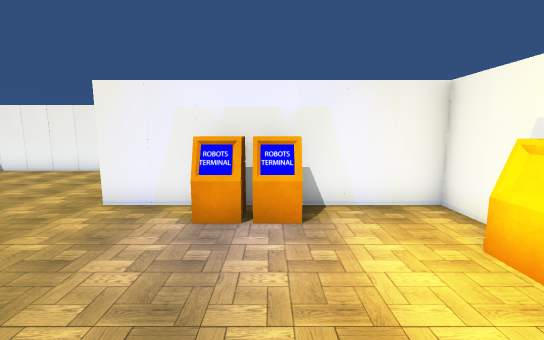
View 1 (above)

20 first-person views from a walk through a 3-D level made in the Unity game engine. The camera is 1.5 m above the floor, tilts 8° down and sees 90° across. The floor is counted in squares, 1 m on a side. Each view is taken from the middle of a square. On the plan, view 1 faces up. The plan holds only what a view shows up to about 14 squares ahead; the rest is blank. The place goes on beyond the plan. The player character is not drawn. Door leaves are left out, so doorways stand open.

View 2
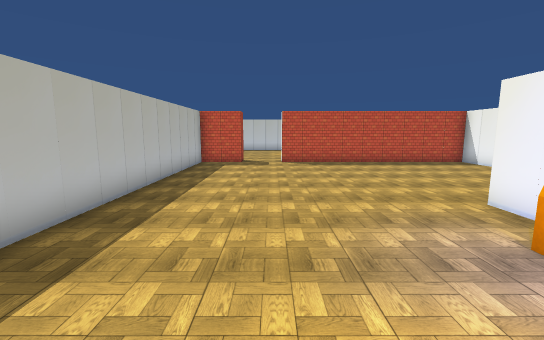

View 3
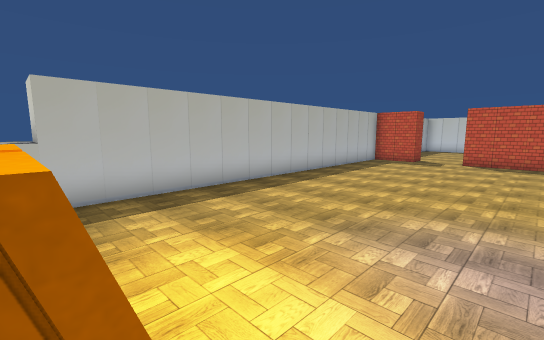

View 4
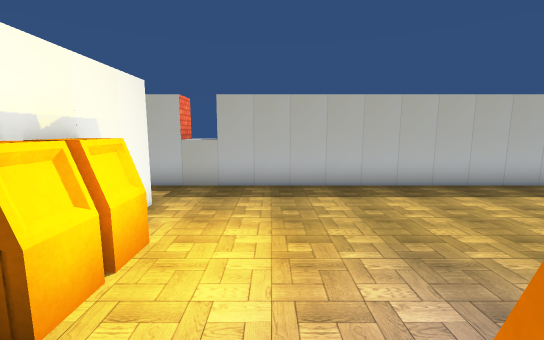

View 5
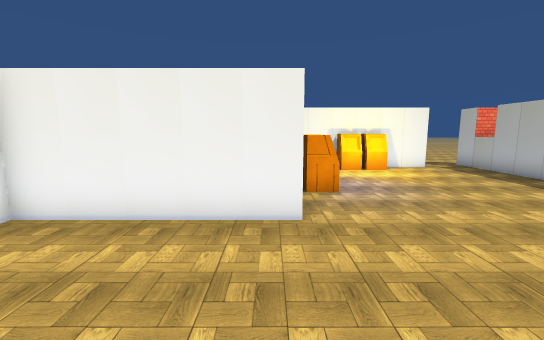

View 6
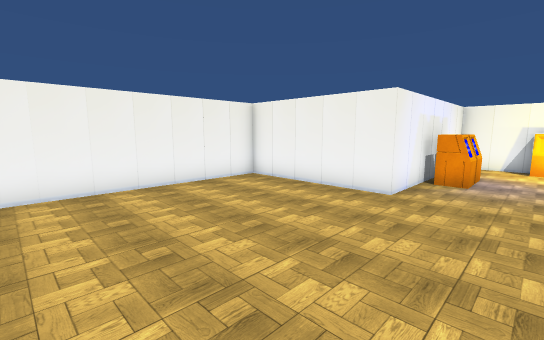

View 7
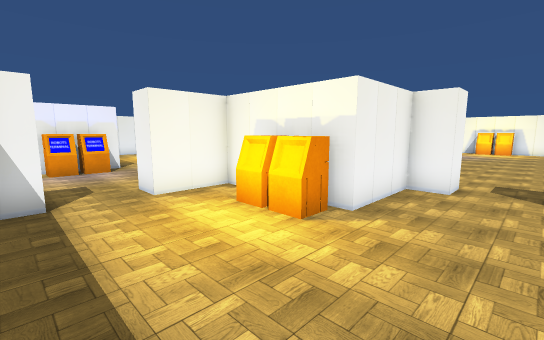

View 8
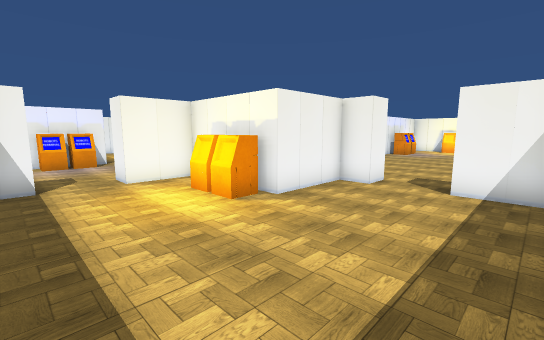

View 9
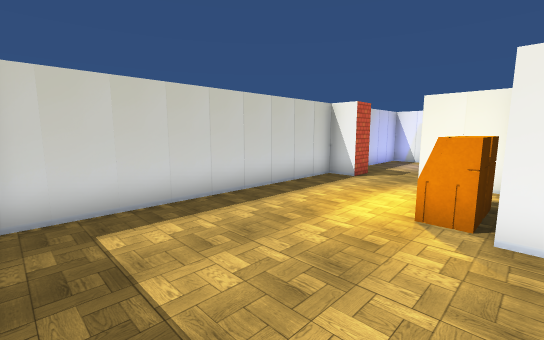

View 10
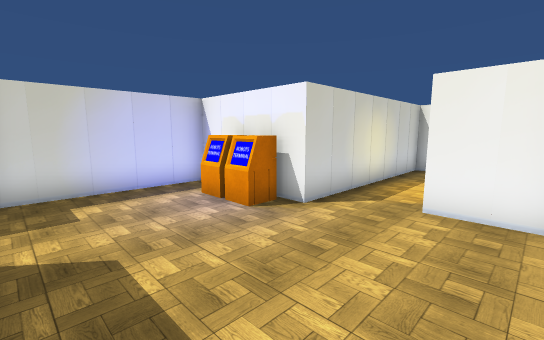

View 11
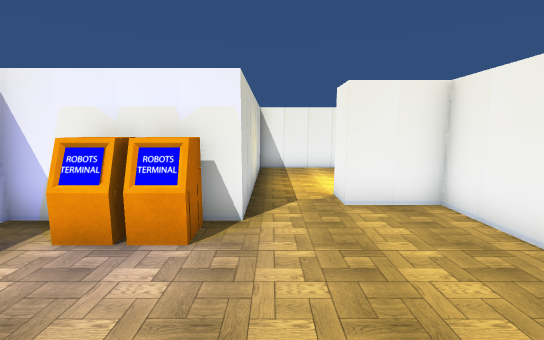

View 12
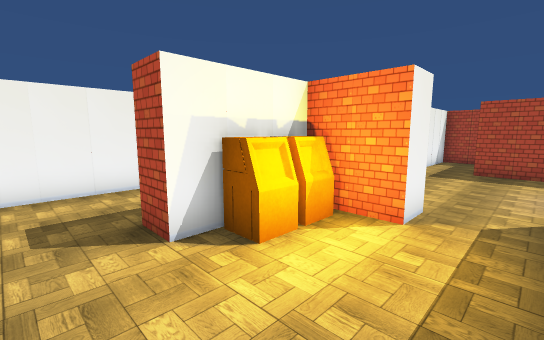

View 13
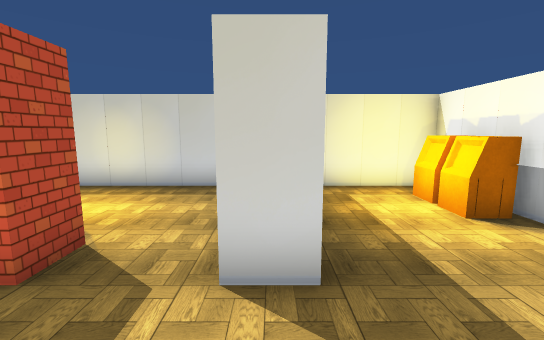

View 14
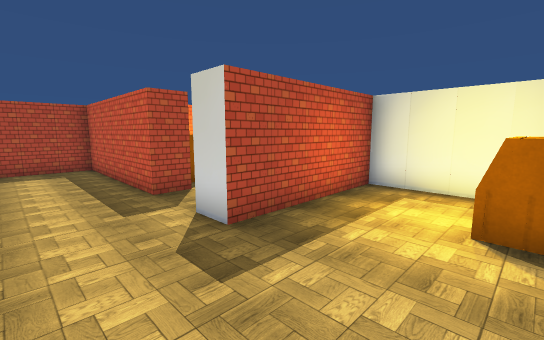

View 15
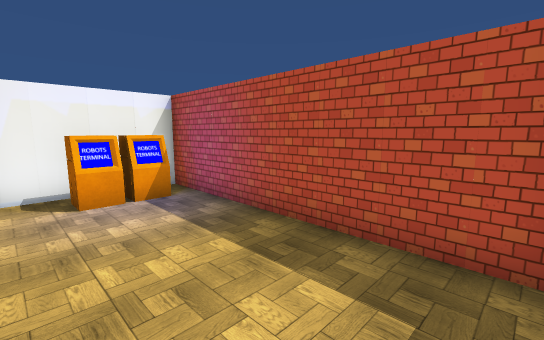

View 16
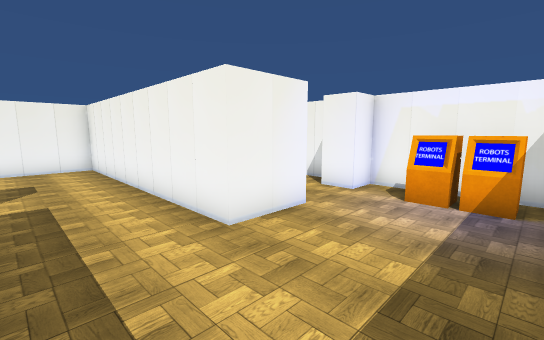

View 17
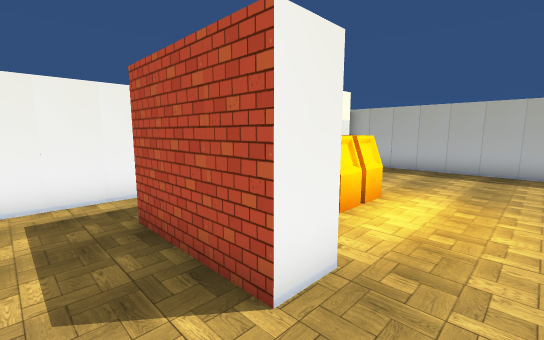

View 18
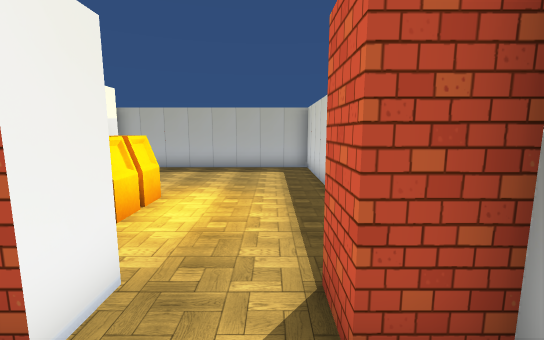

View 19
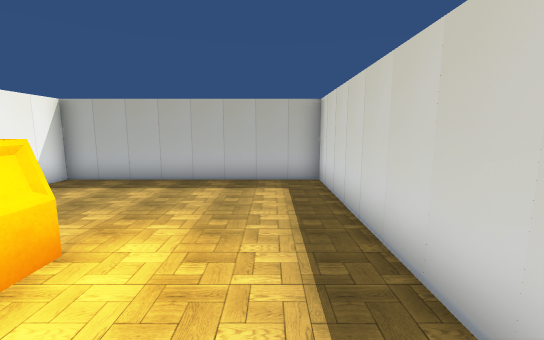

View 20
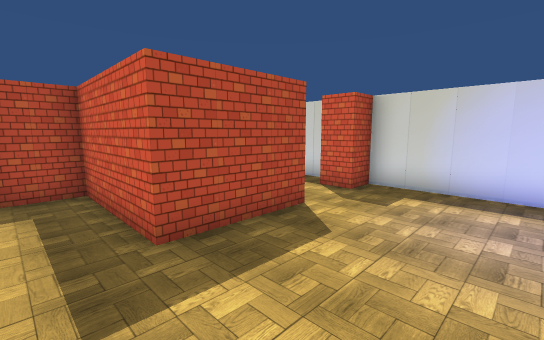

### Floor plan
Points are (right, up) in squares from view 1. A wall is a line through its corners. A room is listed if a view was taken in it or the views show most of it. See-through windows are left out.
Room 1 (views 1, 2, 3, 4, 5, 6)
walls: (-11.5, -0.5) (-11.5, -2.5) (4.5, -2.5); (3.5, -0.6) (3.5, 5.5) (-3.5, 5.5) (-3.5, 10.5) (-11.5, 10.5) (-11.5, 1.5)
ways out: open door at (-12, 0.5) to room 2; open door at (4, -1.5)
objects: other object (-1, 4) to (0, 5); terminal (3, 2); terminal (3, 3)
Room 2 (views 7, 8, 9, 19)
walls: (-12.5, 1.5) (-12.5, 2.5) (-15.3, 2.5) (-15.3, 6.5) (-17.5, 6.5); (-19.5, 6.5) (-20.5, 6.5) (-20.5, -2.5) (-12.5, -2.5) (-12.5, -0.5)
ways out: open door at (-12, 0.5) to room 1; open door at (-18.5, 7) to room 3
objects: terminal (-16, 3) to (-16, 4); terminal (-16, 5)
Room 3 (views 10, 11, 17, 18, 20)
walls: (-17.5, 7.5) (-14.4, 7.5); (-12.5, 11.2) (-12.5, 13.5) (-14.5, 13.5); (-16.5, 14) (-16.5, 12.5) (-20.5, 12.5) (-20.5, 7.5) (-19.5, 7.5); (-12.5, 6.9) (-12.5, 9.1)
ways out: open door at (-18.5, 7) to room 2; open door at (-15.5, 14) to room 4; open door at (-13.5, 7) to room 6
objects: other object (-19, 12) to (-17, 12)
Room 4 (view 12)
walls: (-14.5, 14.5) (-12.5, 14.5) (-12.5, 17.5); (-13.2, 19.5) (-16.5, 19.5) (-16.5, 14)
ways out: open door at (-15.5, 14) to room 3; open door at (-12, 18.5) to room 5
objects: terminal (-13, 15) to (-13, 16); terminal (-13, 17)
Room 5 (views 13, 14, 15, 16)
walls: (-11.5, 17.5) (-11.5, 11.5) (-3.5, 11.5) (-3.5, 15.5) (-4.5, 15.5); (-6.4, 15.5) (-8.5, 15.5) (-8.5, 24.5) (-11.1, 24.5); (-13.4, 24.5) (-16.5, 24.5) (-16.5, 20.5) (-11.5, 20.5) (-11.5, 19.4)
ways out: open door at (-12, 18.5) to room 4; open door at (-5.5, 16)
objects: terminal (-15, 24); terminal (-14, 24); other object (-5, 12) to (-4, 14)
Room 6 (no view inside)
walls: (-14.4, 7.5) (-14.4, 3.5) (-12.5, 3.5) (-12.5, 6.9)
ways out: open door at (-13.5, 7) to room 3

Where each view was taken, in squares from view 1:
view 1: 0 up, 0 right, facing up
view 2: 1 up, 2 right, facing left
view 3: 4 up, 3 right, facing down-left
view 4: 5 up, 1 right, facing down
view 5: 6 up, 8 left, facing right
view 6: 3 up, 10 left, facing up-right
view 7: 0 up, 20 left, facing up-right
view 8: 2 down, 20 left, facing up-right
view 9: 2 down, 15 left, facing up-left
view 10: 8 up, 13 left, facing up-left
view 11: 8 up, 16 left, facing up
view 12: 19 up, 16 left, facing down-right
view 13: 20 up, 9 left, facing left
view 14: 24 up, 9 left, facing down-left
view 15: 15 up, 11 left, facing down-right
view 16: 12 up, 11 left, facing up-right
view 17: 9 up, 19 left, facing down-right
view 18: 9 up, 19 left, facing down
view 19: 6 up, 19 left, facing down
view 20: 11 up, 13 left, facing down-left
